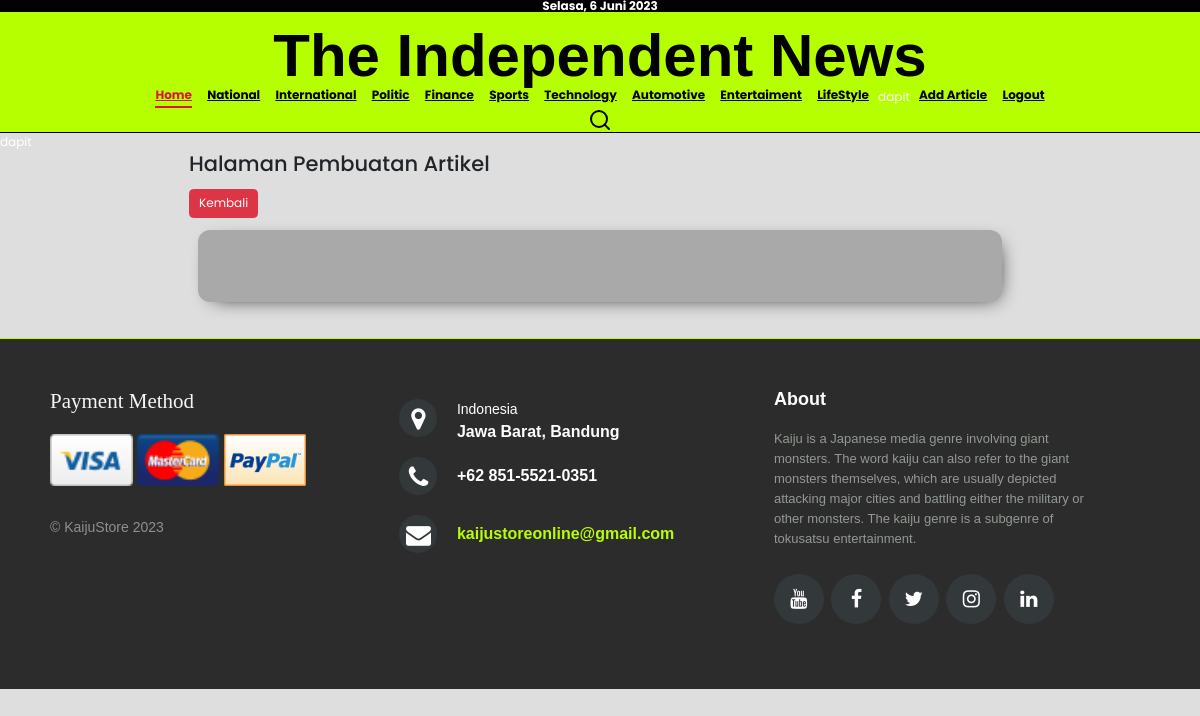
The page /pages/journal/crud/update.php?slug=acer (signed in) on the database as committed earlier.
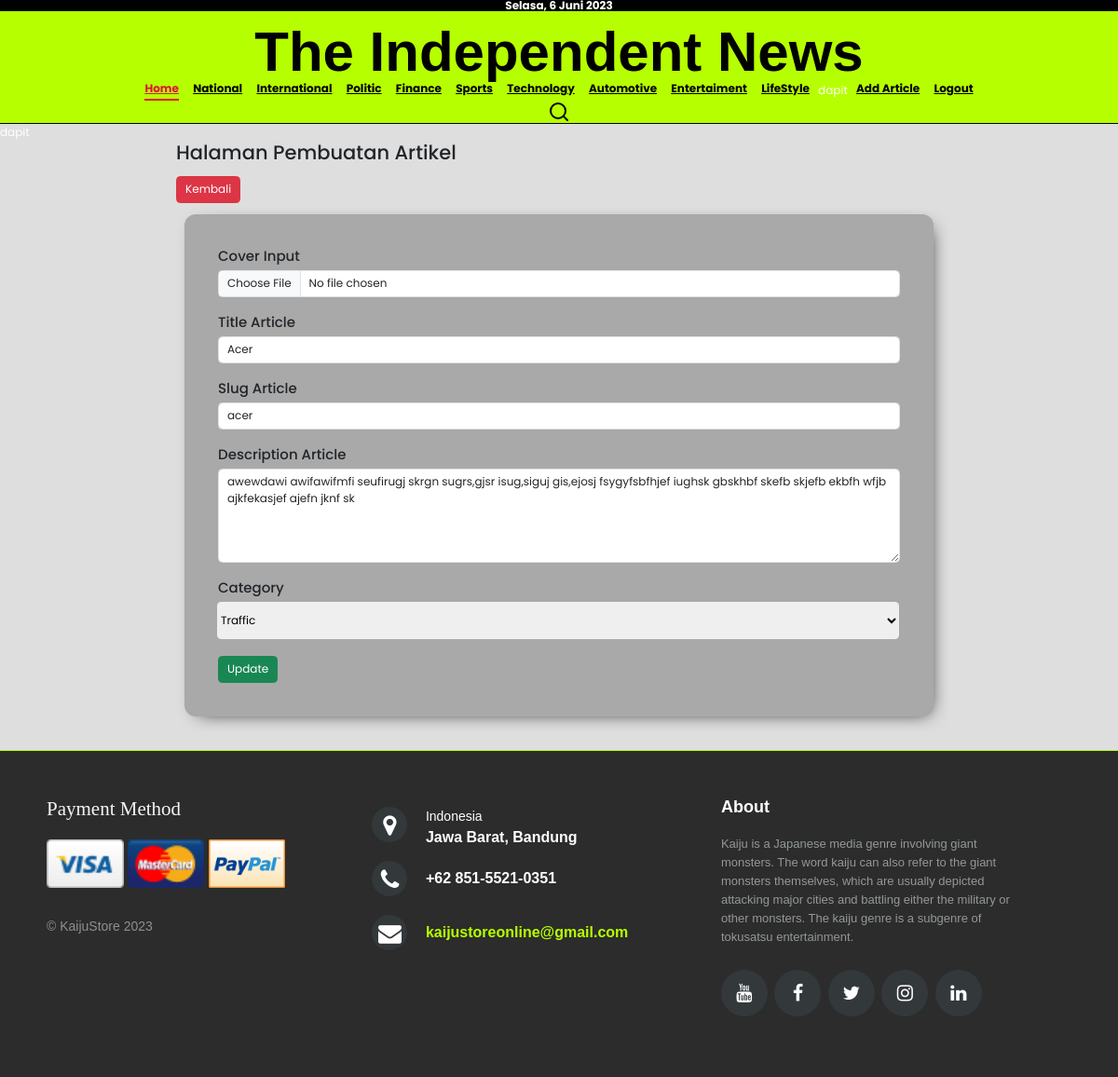
The same page on the database as committed later.
### tables this page shows
CREATE TABLE `articles` (
  `id_article` int(3) NOT NULL,
  `cover_article` varchar(40) NOT NULL,
  `title_article` varchar(40) NOT NULL,
  `slug_article` varchar(40) NOT NULL,
  `desc_article` longtext NOT NULL,
  `review_article` int(10) NOT NULL,
  `username` varchar(40) NOT NULL,
  `id_category` int(3) NOT NULL
);

### pages/journal/crud/update.php (the view, shortened to what the changed rows need)
<!DOCTYPE html>
<html lang="en">
<head>
    <link href="https://cdn.jsdelivr.net/npm/bootstrap@5.3.0-alpha3/dist/css/bootstrap.min.css" rel="stylesheet">
    <link rel="stylesheet" href="https://cdn.jsdelivr.net/npm/bootstrap-icons@1.10.5/font/bootstrap-icons.css">
    <link rel="stylesheet" href="https://cdnjs.cloudflare.com/ajax/libs/font-awesome/4.7.0/css/font-awesome.min.css" />
    <link rel="stylesheet" href="../../user/css/styles.css" />
</head>
<body onload="displayDate()">
    <div class="content-wrapper">
        <section class="content" style="padding: 0 15%">
            <div class="container-fluid">
                <div class="card-default">
                    <div class="card-body mb-5">
                        <div class="container-fluid justify-content-center">
                            <div style="box-shadow: 5px 5px 20px -10px black; border-radius: 1rem; background-color: darkgray;">
                                <form action="update-act.php" class="text-dark needs-validation p-5" method="POST" enctype="multipart/form-data" novalidate>
                                    <?php
                                        include "../../../connection/connection.php";
                                        $slug = $_GET['slug'];
                                        $article = mysqli_query($con, "select * from articles where slug_article='$slug'");
                                        while ($art = mysqli_fetch_array($article)) {
                                    ?>
                                    <div class="form-group mb-4">
                                        <label for="cover_article"><h5>Cover Input</h5></label>
                                        <input type="file" name="cover_article" class="form-control" value="<?php echo $art['cover_article']; ?>" id="cover_article">
                                    </div>
                                    <div class="form-group mb-4">
                                        <label for="title_article"><h5>Title Article</h5></label>
                                        <input type="text" name="title_article" class="form-control" id="title_article" value="<?php echo $art['title_article']; ?>" placeholder="Input Title for Article..." autofocus required>
                                    </div>
                                    <div class="form-group mb-4">
                                        <label for="slug_article"><h5>Slug Article</h5></label>
                                        <input type="text" name="slug_article" class="form-control" id="slug_article" value="<?php echo $art['slug_article']; ?>" placeholder="Input Slug..." required>
                                    </div>
                                    <div class="form-group mb-4">
                                        <label for="desc_article"><h5>Description Article</h5></label>
                                        <textarea class="form-control" name="desc_article" id="desc_article" rows="5" placeholder="Input Description for Article..." required><?php echo $art['desc_article']; ?></textarea>
                                    </div>
                                    <div class="form-group mb-4 input-group align-self-center">
                                        <label for="id_category"><h5>Category</h5></label>
                                        <?php
                                            $cate = mysqli_query($con, "select * from categories");
                                        ?>
                                        <select style="width: 100%; height: 40px;" class="custom-select rounded" name="id_category" id="id_category">
                                        <?php
                                            foreach ($cate as $cat) {
                                                if ($cat['id_category'] === $art['id_category']) {
                                        ?>
                                            <option selected value="<?php echo $cat['id_category']; ?>"><?php echo $cat['name_category']; ?></option>
                                        <?php while ($c = mysqli_fetch_array($cate)) { ?>
                                            <option value="<?php echo $c['id_category'] ?>"><?php echo $c['name_category']; ?></option>
                                        <?php }} else { ?>
                                            <option value="<?php echo $cat['id_category']; ?>"><?php echo $cat['name_category']; ?></option>
                                        <?php }} ?>
                                        </select>
                                    </div>
                                    <input type="submit" class="btn btn-success" name="update" id="" value="Update">
                                    <?php } ?>
                                </form>
                            </div>
                        </div>
                    </div>
                </div>
            </div>
        </section>
    </div>
</body>
</html>

Rows that differ between the two databases and show on the page:
added articles: title_article "Acer", slug_article "acer", desc_article "awewdawi awifawifmfi seufirugj skrgn sugrs,gjsr isug,siguj gis,ejosj fsygyfsbfhjef iughsk gbskhbf skefb skjefb ekbfh wfjb ajkfekasjef ajefn jknf sk"
